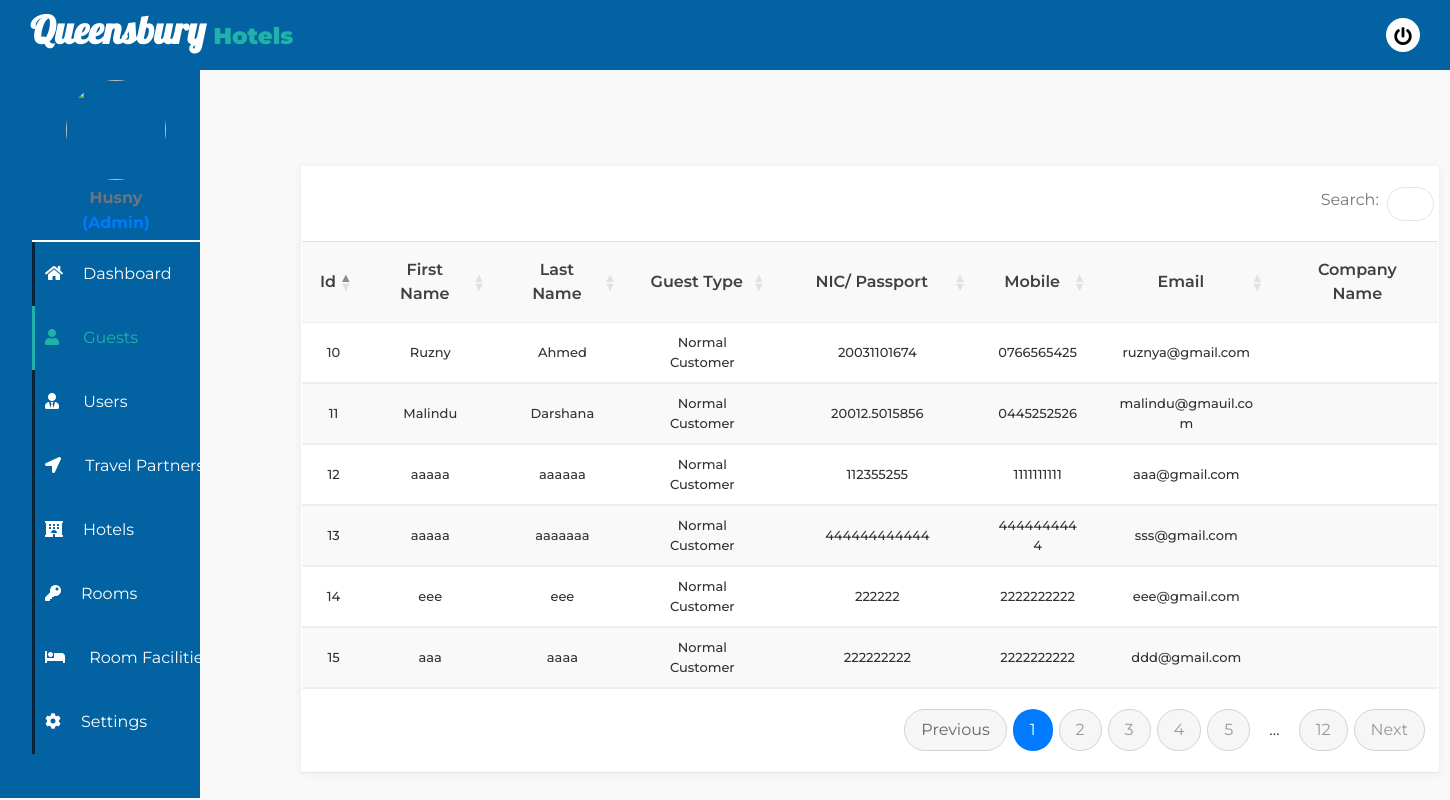
The page /Admin/showcustomer.php (signed in) on the database its author committed.
### tables this page shows
CREATE TABLE `user` (
  `id` int(11) NOT NULL,
  `fname` varchar(150) NOT NULL,
  `lname` varchar(150) NOT NULL,
  `mobile` varchar(20) NOT NULL,
  `email` varchar(100) NOT NULL,
  `username` varchar(30) NOT NULL,
  `password` varchar(30) NOT NULL,
  `role` char(10) NOT NULL,
  `profile` varchar(255) NOT NULL
);

CREATE TABLE `guest` (
  `guestid` int(100) NOT NULL,
  `fname` varchar(255) NOT NULL,
  `lname` varchar(255) NOT NULL,
  `nic` varchar(100) NOT NULL,
  `type` varchar(255) NOT NULL,
  `companyname` varchar(100) NOT NULL,
  `email` varchar(100) NOT NULL,
  `mobile` varchar(20) NOT NULL,
  `promocode` varchar(50) DEFAULT NULL
);

### Admin/showcustomer.php (the view, shortened to what this page needs)
<?php
include('./header.php');
include('./links.php');
include('./connection.php');
?>
<!DOCTYPE html>
<html lang="en">
<head>
</head>
<body>
    <div class="container body">
        <div class="row">
            <div class="col-md-12 main-datatable">
                <div class="card_body">
                    <div class="row d-flex">
                        <div class="col-sm-8 add_flex">
                            <div class="form-group searchInput">
                                <label for="search">Search:</label>
                                <input type="search" name="search" class="form-control" id="filterbox" placeholder=" ">
                            </div>
                        </div>
                    </div>
                    <div class="overflow-x">
                        <table style="width:100%;" id="filtertable" class="table cust-datatable dataTable no-footer">
                            <thead>
                                <tr>
                                    <th scope="col">Id</th>
                                    <th scope="col">First Name</th>
                                    <th scope="col">Last Name</th>
                                    <th scope="col">Guest Type</th>
                                    <th scope="col">NIC/ Passport</th>
                                    <th scope="col">Mobile</th>
                                    <th scope="col">Email</th>
                                    <th scope="col">Company Name</th>
                                </tr>
                            </thead>
                            <tbody>
                            <?php
                                $query = "SELECT * FROM guest ";
                                $res = mysqli_query($connect, $query);
                                while ($row = mysqli_fetch_assoc($res)) {
                                    $guestid = $row['guestid'];
                                    $fname = $row['fname'];
                                    $lname = $row['lname'];
                                    $type = $row['type'];
                                    $nic = $row['nic'];
                                    $mobile = $row['mobile'];
                                    $email = $row['email'];
                                    $companyname = $row['companyname'];
                                ?>
                                    <tr>
                                        <td><?php echo $guestid ?></td>
                                        <td><?php echo $fname ?></td>
                                        <td><?php echo $lname ?></td>
                                        <td><?php echo $type ?></td>
                                        <td><?php echo $nic ?></td>
                                        <td><?php echo $mobile ?></td>
                                        <td><?php echo $email ?></td>
                                        <td><?php echo $companyname ?></td>
                                    </tr>
                                <?php } ?>
                            </tbody>
                        </table>
                    </div>
                </div>
            </div>
        </div>
    </div>
</body>
</html>

### Admin/header.php (shortened to what this page needs)
<!DOCTYPE html>
<html lang="en">
<head>
    <link rel="stylesheet" href="./assets/css/style.css">
    <link rel="stylesheet" href="./assets/fontawesome/css/all.css">
    <link rel="stylesheet" href="./assets/bootstrap/dist/css/bootstrap.min.css">
</head>
<?php
include('./connection.php');
?>
<?php
$url_array =  explode('/', $_SERVER['REQUEST_URI']);
$url = end($url_array);
?>
<?php
if(isset($_SESSION['aduser']) || isset($_SESSION['manuser']) || isset($_SESSION['cluser']))
{
    $set_id=$_SESSION['id'];
    $sql = "select * from user where id='$set_id'";
    $res = mysqli_query($connect, $sql);
    $row = mysqli_fetch_array($res);
    $fname = $row['fname'];
    $profile = $row['profile'];
    $role = $row['role'];
}
?>
<body>
    <div class="wrapper">
        <div class="header">
            <div class="header-menu">
                <div class="title">Queensbury <span>Hotels</span></div>
                <ul>
                    <li><a href="logout.php"><i class="fas fa-power-off"></i></a></li>
                </ul>
            </div>
        </div>
        <div class="sidebar">
            <ul class="sidebar-menu">
            <li class="text-center profile">
                    <?php if ($profile) : ?>
                        <img src="images/<?php echo $profile ?>">
                    <?php else : ?>
                        <img src="images/admin.png">
                    <?php endif ?>
                    <div class="text-muted">
                        <?php echo $fname; ?>
                    </div>
                    <div class="text-primary" style="user-select:none;">(<?php echo $role ?>)</div>
                </li>
                <?php
                if(isset($_SESSION['aduser'])){
                ?>
                <li class="item">
                    <a class="menu-btn <?php if ($url == 'dashboard.php') {
                                            echo "current";
                                        } ?>" href="dashboard.php"><i class="fas fa-home mar"></i><span>Dashboard</span></a>
                </li>
                <?php }?>
                <?php
                if(isset($_SESSION['aduser'])){
                ?>
                <li class="item">
                    <a class="menu-btn <?php if ($url == 'showcustomer.php' || $url == 'addguests.php' || isset($_GET['updateid'])) {
                                            echo "current";
                                        } ?>" href="showcustomer.php"><i class="fas fa-user mar"></i> <span>Guests</span></a>
                </li>
                <?php }?>
                <?php
                if(isset($_SESSION['aduser'])){
                ?>
                <li class="item">
                    <a class="menu-btn <?php if ($url == 'showuser.php' || $url == 'userregister.php' || isset($_GET['updateid'])) {
                                            echo "current";
                                        } ?>" href="showuser.php"><i class="fas fa-user-tie mar"></i> <span>Users</span></a>
                </li>
                <?php }?>
                <?php
                if(isset($_SESSION['aduser'])){
                ?>
                <li class="item">
                    <a class="menu-btn <?php if ($url == 'travelpartners.php' || $url == 'addtravelpartner.php' || isset($_GET['updateid'])) {
                                            echo "current";
                                        } ?>" href="travelpartners.php"> <i class="fas fa-location-arrow mar"></i> <span>Travel Partners</span></a>
                </li>
                <?php }?>
                <?php
                if(isset($_SESSION['aduser'])){
                ?>
                <li class="item">
                    <a class="menu-btn <?php if ($url == 'viewhotels.php' || isset($_GET['dbid']) || isset($_GET['upid']) || $url == 'addhotels.php') {
                                            echo "current";
                                        } ?>" href="viewhotels.php"><i class="fas fa-regular fa-hotel mar"></i><span>Hotels</span></a>
                </li>
                <?php }?>
                <?php
                if(isset($_SESSION['aduser'])){
                ?>
                <li class="item">
                    <a class="menu-btn <?php if ($url == 'viewrooms.php' || isset($_GET['dbid']) || isset($_GET['ubid']) || $url == 'addrooms.php') {
                                            echo "current";
                                        } ?>" href="viewrooms.php"><i class="fas fa-key mar"></i><span>Rooms</span></a>
                </li>
                <?php }?>
                <?php
                if(isset($_SESSION['aduser'])){
                ?>
                <li class="item">
                    <a class="menu-btn <?php if ($url == 'showroomtype.php' || $url == 'addroomtypes.php' || isset($_GET['updateid'])) {
                                            echo "current";
                                        } ?>" href="showroomtype.php"><i class="fas fa-bed mar"></i> <span>Room Facilities</span></a>
                </li>
                <?php }?>
                <li class="item" style="padding-bottom: 50px">
                    <a href="settings.php" class="menu-btn <?php if ($url == 'settings.php') {
                                                                echo "current";
                                                            } ?>"><i class="fas fa-cog  mar"></i><span>Settings</span></a>
                </li>
            </ul>
        </div>
    </div>
</body>
</html>

### Admin/assets/css/style.css (style rules this page uses)
* { margin: 0; padding: 0; list-style: none; text-decoration: none; box-sizing: border-box; font-family: "Montserrat", sans-serif; }
body { background: #eee; }
.wrapper .header { z-index: 1; background: #0362a1; position: fixed; width: calc(100% - 0%); height: 70px; display: flex; top: 0; }
.wrapper .header .header-menu { width: calc(100% - 0%); height: 100%; display: flex; justify-content: space-between; align-items: center; padding: 0 20px; }
.wrapper .header .header-menu .title { font-family: 'Lobster', cursive; color: #fff; margin-bottom: 10px; margin-left: 10px; font-size: 38px; font-weight: 900; user-select: none; }
.wrapper .header .header-menu .title span { color: lightseagreen; font-size: 23px; }
.wrapper .header .header-menu ul { margin-top: 15px; display: flex; }
.wrapper .header .header-menu ul li a { background: #fff; color: #000; display: block; margin: 0 10px; font-size: 18px; width: 34px; height: 34px; line-height: 38px; text-align: center; border-radius: 50%; transition: 0.3s; transition-property: color; }
.wrapper .sidebar { z-index: 1; background: #0362a1; position: fixed; top: 70px; width: 200px; height: calc(100% - 9%); transition: 0.3s; transition-property: width; overflow-y: auto; }
.wrapper .sidebar .sidebar-menu { overflow: hidden; }
.wrapper .sidebar .sidebar-menu .profile { border-bottom: 2px solid #fff; }
.wrapper .sidebar .sidebar-menu .profile img { margin: 10px 0; width: 100px; height: 100px; border-radius: 50%; user-select: none; }
.wrapper .sidebar .sidebar-menu .profile div { line-height: 15px; font-weight: 700; margin-bottom: 10px; }
.wrapper .sidebar .sidebar-menu .item { width: 200px; overflow: hidden; user-select: none; }
.wrapper .sidebar .sidebar-menu .item a { display: block; color: #fff; position: relative; border-left: 3px solid #052339; padding: 20px 10px; transition: 0.3s; transition-property: color; }
.wrapper .sidebar .sidebar-menu .item a.current { color: lightseagreen; border-left: 3px solid lightseagreen; }
.wrapper .sidebar .sidebar-menu .item .menu-btn .mar { margin-right: 20px; }

### Admin/assets/css/bstyle.css (style rules this page uses)
.body { margin-top: 75px; margin-left: 200px; }

### Admin/css/style.css (style rules this page uses)
body { font-family: 'Raleway', sans-serif; background: #f9f9f9; }
.main-datatable { padding: 0px; border: 1px solid #f3f2f2; border-bottom: 0; box-shadow: 0px 2px 10px rgba(0, 0, 0, .05); margin-top: 90px; margin-left: 100px; }
.d-flex { display: flex; align-items: center; justify-content: space-between; }
.card_body { background-color: white; border: 1px solid transparent; border-radius: 2px; -webkit-box-shadow: 0 1px 1px rgba(0, 0, 0, 0.05); box-shadow: 0 1px 1px rgba(0, 0, 0, 0.05); }
.main-datatable .row { margin: 0; }
.searchInput { width: 50%; display: flex; align-items: center; position: relative; justify-content: flex-end; margin: 20px 0px; padding: 0px 4px; }
.searchInput input { border: 1px solid #e5e5e5; border-radius: 50px; margin-left: 8px; height: 34px; width: 100%; padding: 0px 25px 0px 10px; transition: all .6s ease; }
.searchInput label { color: #767676; font-weight: normal; }
.add_flex { display: flex; justify-content: flex-end; padding-right: 0px; }
.main-datatable .dataTable.no-footer { border-bottom: 1px solid #eee; }
.main-datatable .cust-datatable thead { background-color: #f9f9f9; }
.main-datatable .cust-datatable>thead>tr>th { border-bottom-width: 0; color: #443f3f; font-weight: 600; padding: 16px 15px; vertical-align: middle; padding-left: 18px; text-align: center; }
.main-datatable .cust-datatable>tbody td { padding: 10px 15px 10px 18px; color: #333232; font-size: 13px; font-weight: 500; word-break: break-word; border-color: #eee; text-align: center; vertical-align: middle; }
.main-datatable .cust-datatable>tbody tr { border-top: none; }
.main-datatable .table>tbody>tr:nth-child(even) { background: #f9f9f9; }

### rows shown on the page
user: fname "Husny", role "Admin"
guest: guestid "10", fname "Ruzny", lname "Ahmed", type "Normal Customer", nic "20031101674", mobile "0766565425", email "ruznya@gmail.com"
guest: guestid "11", fname "Malindu", lname "Darshana", type "Normal Customer", nic "20012.5015856", mobile "0445252526", email "malindu@gmauil.com"
guest: guestid "12", fname "aaaaa", lname "aaaaaa", type "Normal Customer", nic "112355255", mobile "1111111111", email "aaa@gmail.com"
guest: guestid "13", fname "aaaaa", lname "aaaaaaa", type "Normal Customer", nic "444444444444", mobile "4444444444", email "sss@gmail.com"
guest: guestid "14", fname "eee", lname "eee", type "Normal Customer", nic "222222", mobile "2222222222", email "eee@gmail.com"
guest: guestid "15", fname "aaa", lname "aaaa", type "Normal Customer", nic "222222222", mobile "2222222222", email "ddd@gmail.com"
